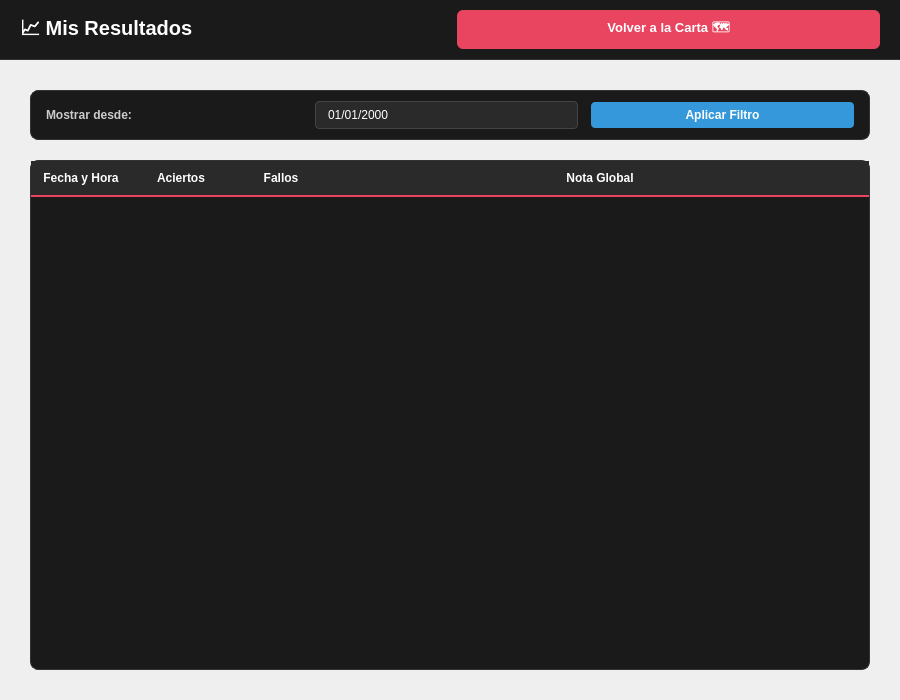
<?xml version="1.0" encoding="UTF-8"?>
<ui version="4.0">
 <class>ResultsView</class>
 <widget class="QWidget" name="ResultsView">
  <property name="geometry">
   <rect>
    <x>0</x>
    <y>0</y>
    <width>900</width>
    <height>700</height>
   </rect>
  </property>
  <property name="styleSheet">
   <string/>
  </property>
  <layout class="QVBoxLayout" name="mainLayout">
   <property name="spacing">
    <number>0</number>
   </property>
     <property name="leftMargin">
      <number>0</number>
     </property>
     <property name="topMargin">
      <number>0</number>
     </property>
     <property name="rightMargin">
      <number>0</number>
     </property>
     <property name="bottomMargin">
      <number>0</number>
     </property>
   <!-- HEADER -->
   <item>
    <widget class="QFrame" name="headerFrame">
     <property name="minimumSize">
      <size>
       <width>0</width>
       <height>60</height>
      </size>
     </property>
     <property name="styleSheet">
      <string>background-color: #1a1a1a; border-bottom: 1px solid #333333;</string>
     </property>
     <layout class="QHBoxLayout" name="headerLayout">
      <property name="leftMargin">
       <number>20</number>
      </property>
      <property name="rightMargin">
       <number>20</number>
      </property>
      <item>
       <widget class="QLabel" name="titleLabel">
        <property name="text">
         <string>📈 Mis Resultados</string>
        </property>
        <property name="styleSheet">
         <string>font-size: 20px; font-weight: bold; color: white; border: none;</string>
        </property>
       </widget>
      </item>
      <item>
       <spacer name="headerSpacer">
        <property name="orientation">
         <enum>Qt::Horizontal</enum>
        </property>
       </spacer>
      </item>
      <item>
       <widget class="QPushButton" name="backToChartButton">
        <property name="text">
         <string>Volver a la Carta 🗺️</string>
        </property>
        <property name="cursor">
         <cursorShape>PointingHandCursor</cursorShape>
        </property>
        <property name="styleSheet">
         <string>
          QPushButton {
           background-color: #e94560;
           color: white;
           border: none;
           padding: 8px 16px;
           border-radius: 6px;
           font-weight: bold;
           font-size: 13px;
          }
          QPushButton:hover {
           background-color: #ff6b6b;
          }
         </string>
        </property>
       </widget>
      </item>
     </layout>
    </widget>
   </item>
   <!-- CONTENT -->
   <item>
    <layout class="QVBoxLayout" name="contentLayout">
     <property name="leftMargin">
      <number>30</number>
     </property>
     <property name="topMargin">
      <number>30</number>
     </property>
     <property name="rightMargin">
      <number>30</number>
     </property>
     <property name="bottomMargin">
      <number>30</number>
     </property>
     <property name="spacing">
      <number>20</number>
     </property>
     <!-- FILTER BAR -->
     <item>
      <widget class="QFrame" name="filterFrame">
       <property name="styleSheet">
        <string>background-color: #1a1a1a; border-radius: 8px; border: 1px solid #333333;</string>
       </property>
       <layout class="QHBoxLayout" name="filterLayout">
         <property name="leftMargin">
          <number>15</number>
         </property>
         <property name="topMargin">
          <number>10</number>
         </property>
         <property name="rightMargin">
          <number>15</number>
         </property>
         <property name="bottomMargin">
          <number>10</number>
         </property>
        <item>
         <widget class="QLabel" name="lblFrom">
          <property name="text">
           <string>Mostrar desde:</string>
          </property>
          <property name="styleSheet">
           <string>color: #cccccc; border: none; font-weight: bold;</string>
          </property>
         </widget>
        </item>
        <item>
         <widget class="QDateEdit" name="fromDateEdit">
          <property name="calendarPopup">
           <bool>true</bool>
          </property>
          <property name="displayFormat">
           <string>dd/MM/yyyy</string>
          </property>
          <property name="styleSheet">
           <string>
            QDateEdit {
             background-color: #2a2a2a;
             color: white;
             border: 1px solid #444;
             padding: 5px 10px;
             border-radius: 4px;
             text-decoration: none;
            }
            QDateEdit::drop-down {
             subcontrol-origin: padding;
             subcontrol-position: top right;
             width: 20px;
             border-left-width: 0px;
            }
           </string>
          </property>
         </widget>
        </item>
        <item>
         <spacer name="filterSpacer">
          <property name="orientation">
           <enum>Qt::Horizontal</enum>
          </property>
         </spacer>
        </item>
        <item>
         <widget class="QPushButton" name="refreshButton">
          <property name="text">
           <string>Aplicar Filtro</string>
          </property>
          <property name="cursor">
           <cursorShape>PointingHandCursor</cursorShape>
          </property>
          <property name="styleSheet">
           <string>
            QPushButton {
             background-color: #3498db;
             color: white;
             padding: 6px 15px;
             border-radius: 4px;
             font-weight: bold;
             border: none;
            }
            QPushButton:hover {
             background-color: #5dade2;
            }
           </string>
          </property>
         </widget>
        </item>
       </layout>
      </widget>
     </item>
     <!-- TABLE -->
     <item>
      <widget class="QTableWidget" name="resultsTable">
       <property name="styleSheet">
        <string>
         QTableWidget {
          background-color: #1a1a1a;
          color: #eeeeee;
          gridline-color: #333333;
          border: 1px solid #333333;
          border-radius: 8px;
          selection-background-color: #34495e;
         }
         QHeaderView::section {
          background-color: #2a2a2a;
          color: #ffffff;
          padding: 8px;
          border: none;
          border-bottom: 2px solid #e94560;
          font-weight: bold;
         }
         QTableWidget::item {
          padding: 8px;
          border-bottom: 1px solid #222;
         }
        </string>
       </property>
       <property name="editTriggers">
        <set>QAbstractItemView::NoEditTriggers</set>
       </property>
       <property name="selectionMode">
        <enum>QAbstractItemView::SingleSelection</enum>
       </property>
       <property name="selectionBehavior">
        <enum>QAbstractItemView::SelectRows</enum>
       </property>
       <property name="alternatingRowColors">
        <bool>false</bool>
       </property>
       <property name="verticalScrollBarPolicy">
        <enum>Qt::ScrollBarAsNeeded</enum>
       </property>
       <attribute name="horizontalHeaderStretchLastSection">
        <bool>true</bool>
       </attribute>
       <column>
        <property name="text">
         <string>Fecha y Hora</string>
        </property>
       </column>
       <column>
        <property name="text">
         <string>Aciertos</string>
        </property>
       </column>
       <column>
        <property name="text">
         <string>Fallos</string>
        </property>
       </column>
       <column>
        <property name="text">
         <string>Nota Global</string>
        </property>
       </column>
      </widget>
     </item>
    </layout>
   </item>
  </layout>
 </widget>
 <resources/>
 <connections/>
</ui>
